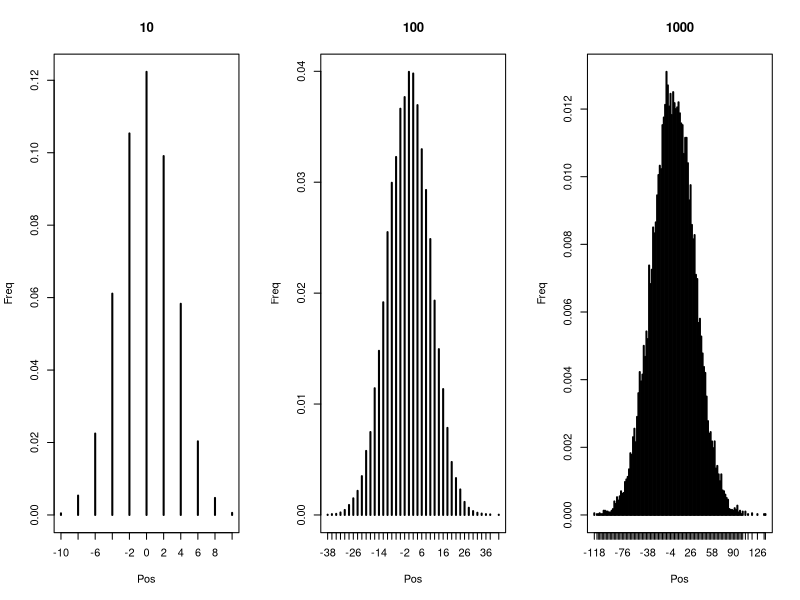

Write the R code that produced this figure.
## ---- chunk 1
#Parameters
N_values<-c(10,100,1000)
sample<-20000

## ---- chunk 2
#Function
par(mfrow=c(1,length(N_values)))

for(N in N_values){
  RW <- N-2*rbinom(sample,N,0.5)
  dd<-table(RW)/sample/2
  plot(dd,ylab = "Freq",xlab = "Pos", main=N)

  cat("The mean for walks of N=",N,"is",mean(dd),"\n")
  cat("The variance for walks of N=",N,"is",var(RW),"\n")
  
  
  
}

## ---- chunk 3
N<-100
traj<-1000
gen<-1000
ps<-c(0.5, 1/N)
## ---- chunk 4
#Figure
par(mfrow=c(1,1))

for (p0 in c(0.5, 1 / N)) {
  #Initial values
  M<-matrix(0,traj,gen) 
  M[,1] <- t(rep(p0,traj))
  
  sum_fixation_time = 0
  num_fixation = 0
  
  sum_extinction_time = 0
  num_extinction = 0
  
  already_absorbed = rep(FALSE, traj)
  
  p = p0
  for (t in 2:gen){
    X <- rbinom(traj, N, p)
    p <- X / (N)
    M[,t]=p
    
    newly_fixated <- (X == N) & !already_absorbed
    num_fixation <- num_fixation + sum(newly_fixated)
    sum_fixation_time <- sum_fixation_time + t*sum(newly_fixated)
    
    newly_extinct <- (X == 0) & !already_absorbed
    num_extinction <- num_extinction + sum(newly_extinct)
    sum_extinction_time <- sum_extinction_time + t*sum(newly_extinct)
    
    already_absorbed <- already_absorbed | newly_fixated
    already_absorbed <- already_absorbed | newly_extinct
  }
  
  print("p:")
  print(p0)
  print("Expected fixation time:")
  print(sum_fixation_time / num_fixation)
  print("Expected extinction time:")
  print(sum_extinction_time / num_extinction)
  print("Expected absorbtion time:")
  print((sum_extinction_time + sum_fixation_time) / (num_extinction + num_fixation))
}
